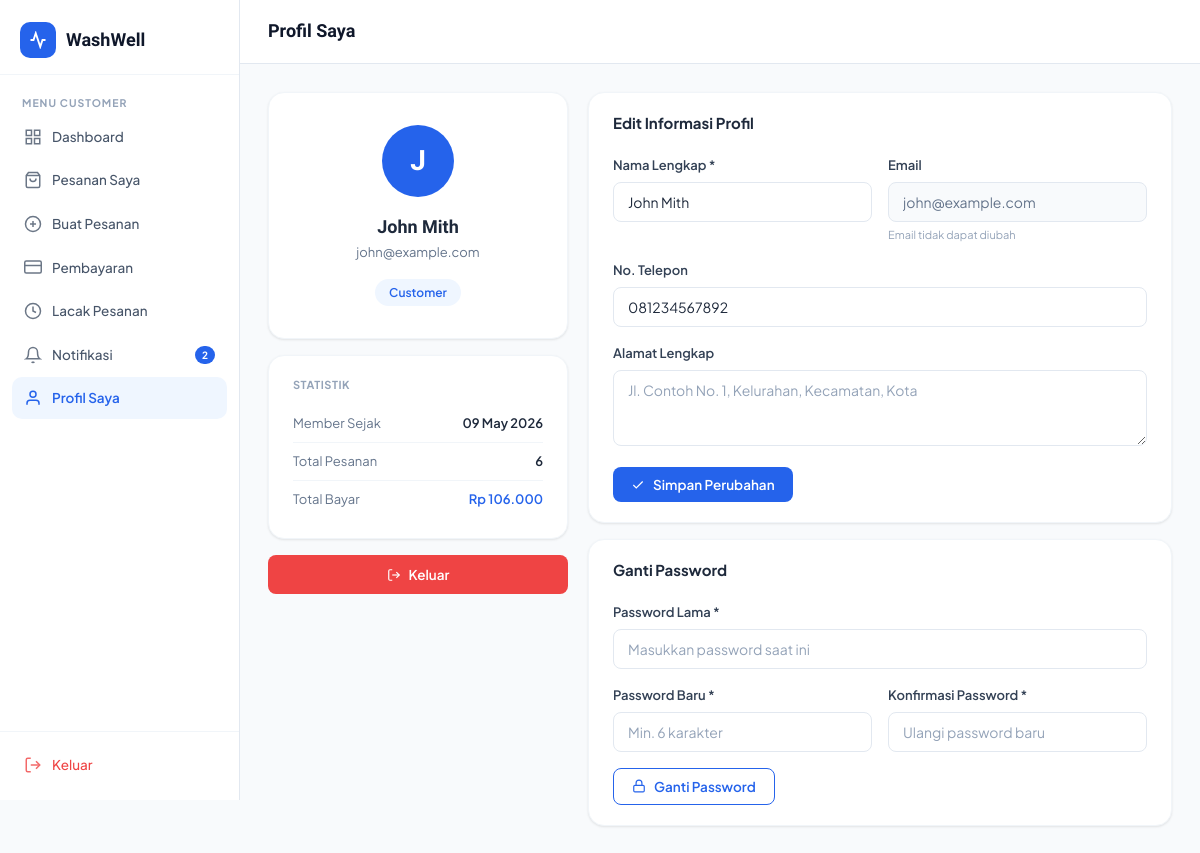
The app's page /customer/profile.php (signed in) with its own data.
### tables this page shows
CREATE TABLE IF NOT EXISTS users (
    id INT AUTO_INCREMENT PRIMARY KEY,
    name VARCHAR(100) NOT NULL,
    email VARCHAR(150) UNIQUE NOT NULL,
    password VARCHAR(255) NOT NULL,
    phone VARCHAR(20),
    address TEXT,
    role ENUM('customer','admin','staff') DEFAULT 'customer',
    created_at TIMESTAMP DEFAULT CURRENT_TIMESTAMP,
    updated_at TIMESTAMP DEFAULT CURRENT_TIMESTAMP ON UPDATE CURRENT_TIMESTAMP
);

### includes/auth.php (called while the page is built, shortened)
<?php
require_once __DIR__ . '/config.php';
function getCurrentUser() {
    $db = getDB();
    $id = (int)$_SESSION['user_id'];
    $res = $db->query("SELECT * FROM users WHERE id=$id LIMIT 1");
    return $res ? $res->fetch_assoc() : null;
}
?>

### includes/config.php (called while the page is built, shortened)
<?php
function formatRupiah($amount) {
    return 'Rp ' . number_format($amount, 0, ',', '.');
}
?>

### customer/profile.php (the view, shortened to what this page needs)
<?php
require_once '../includes/auth.php';
$db = getDB();
$user = getCurrentUser();
$uid = (int)$user['id'];
$totalOrders  = $db->query("SELECT COUNT(*) as c FROM orders WHERE user_id=$uid")->fetch_assoc()['c'];
$totalSpent   = $db->query("SELECT COALESCE(SUM(t.amount),0) as s FROM transactions t JOIN orders o ON t.order_id=o.id WHERE o.user_id=$uid AND t.status='success'")->fetch_assoc()['s'];
$memberSince  = date('d M Y', strtotime($user['created_at']));
?>
<!DOCTYPE html>
<html lang="id">
<head>
<link rel="stylesheet" href="../assets/css/style.css">
</head>
<body>
<div class="app-layout">
    <?php require_once('../customer/sidebar.php'); ?>
    <div class="main-content">
        <header class="topbar">
            <div class="topbar-left">
                <div class="topbar-title">Profil Saya</div>
            </div>
        </header>
        <main class="page-content">
            <div style="display:grid;grid-template-columns:300px 1fr;gap:20px;align-items:start;">
                <div style="display:flex;flex-direction:column;gap:16px;">
                    <div class="card">
                        <div class="card-body" style="text-align:center;padding:32px 24px;">
                            <div style="width:72px;height:72px;border-radius:50%;background:var(--primary);display:flex;align-items:center;justify-content:center;font-size:28px;font-weight:800;color:white;margin:0 auto 16px;font-family:'Sora',sans-serif;">
                                <?= strtoupper(substr($user['name'],0,1)) ?>
                            </div>
                            <div style="font-family:'Sora',sans-serif;font-size:18px;font-weight:700;"><?= htmlspecialchars($user['name']) ?></div>
                            <div style="font-size:13px;color:var(--gray-500);margin-bottom:16px;"><?= htmlspecialchars($user['email']) ?></div>
                            <span style="display:inline-block;background:var(--primary-bg);color:var(--primary);padding:4px 14px;border-radius:20px;font-size:12px;font-weight:600;">Customer</span>
                        </div>
                    </div>
                    <div class="card">
                        <div class="card-body">
                            <div style="font-size:11px;font-weight:700;text-transform:uppercase;letter-spacing:0.5px;color:var(--gray-400);margin-bottom:12px;">Statistik</div>
                            <div style="display:flex;justify-content:space-between;padding:8px 0;border-bottom:1px solid var(--gray-100);font-size:13px;">
                                <span style="color:var(--gray-500);">Member Sejak</span>
                                <span style="font-weight:600;"><?= $memberSince ?></span>
                            </div>
                            <div style="display:flex;justify-content:space-between;padding:8px 0;border-bottom:1px solid var(--gray-100);font-size:13px;">
                                <span style="color:var(--gray-500);">Total Pesanan</span>
                                <span style="font-weight:600;"><?= $totalOrders ?></span>
                            </div>
                            <div style="display:flex;justify-content:space-between;padding:8px 0;font-size:13px;">
                                <span style="color:var(--gray-500);">Total Bayar</span>
                                <span style="font-weight:600;color:var(--primary);"><?= formatRupiah($totalSpent) ?></span>
                            </div>
                        </div>
                    </div>
                    <a href="logout.php" class="btn btn-danger btn-full" onclick="return confirm('Yakin ingin keluar?')">
                        <svg width="14" height="14" viewBox="0 0 24 24" fill="none" stroke="currentColor" stroke-width="2"><path d="M9 21H5a2 2 0 0 1-2-2V5a2 2 0 0 1 2-2h4"/><polyline points="16 17 21 12 16 7"/><line x1="21" y1="12" x2="9" y2="12"/></svg>
                        Keluar
                    </a>
                </div>
                <div style="display:flex;flex-direction:column;gap:16px;">
                    <div class="card">
                        <div class="card-header"><span class="card-title">Edit Informasi Profil</span></div>
                        <div class="card-body">
                            <form method="POST">
                                <div style="display:grid;grid-template-columns:1fr 1fr;gap:16px;">
                                    <div class="form-group">
                                        <label class="form-label">Nama Lengkap *</label>
                                        <input type="text" name="name" class="form-control" value="<?= htmlspecialchars($user['name']) ?>" required>
                                    </div>
                                    <div class="form-group">
                                        <label class="form-label">Email</label>
                                        <input type="email" class="form-control" value="<?= htmlspecialchars($user['email']) ?>" disabled style="background:var(--gray-50);color:var(--gray-500);">
                                        <small style="font-size:11px;color:var(--gray-400);">Email tidak dapat diubah</small>
                                    </div>
                                </div>
                                <div class="form-group">
                                    <label class="form-label">No. Telepon</label>
                                    <input type="text" name="phone" class="form-control" value="<?= htmlspecialchars($user['phone'] ?? '') ?>" placeholder="081234567890">
                                </div>
                                <div class="form-group">
                                    <label class="form-label">Alamat Lengkap</label>
                                    <textarea name="address" class="form-control" rows="3" placeholder="Jl. Contoh No. 1, Kelurahan, Kecamatan, Kota"><?= htmlspecialchars($user['address'] ?? '') ?></textarea>
                                </div>
                                <button type="submit" class="btn btn-primary">
                                    <svg width="14" height="14" viewBox="0 0 24 24" fill="none" stroke="currentColor" stroke-width="2"><polyline points="20 6 9 17 4 12"/></svg>
                                    Simpan Perubahan
                                </button>
                            </form>
                        </div>
                    </div>
                    <div class="card">
                        <div class="card-header"><span class="card-title">Ganti Password</span></div>
                        <div class="card-body">
                            <form method="POST">
                                <div class="form-group">
                                    <label class="form-label">Password Lama *</label>
                                    <input type="password" name="old_password" class="form-control" placeholder="Masukkan password saat ini" required>
                                </div>
                                <div style="display:grid;grid-template-columns:1fr 1fr;gap:16px;">
                                    <div class="form-group">
                                        <label class="form-label">Password Baru *</label>
                                        <input type="password" name="new_password" class="form-control" placeholder="Min. 6 karakter" required>
                                    </div>
                                    <div class="form-group">
                                        <label class="form-label">Konfirmasi Password *</label>
                                        <input type="password" name="confirm_password" class="form-control" placeholder="Ulangi password baru" required>
                                    </div>
                                </div>
                                <button type="submit" class="btn btn-outline">
                                    <svg width="14" height="14" viewBox="0 0 24 24" fill="none" stroke="currentColor" stroke-width="2"><rect x="3" y="11" width="18" height="11" rx="2" ry="2"/><path d="M7 11V7a5 5 0 0 1 10 0v4"/></svg>
                                    Ganti Password
                                </button>
                            </form>
                        </div>
                    </div>
                </div>
            </div>
        </main>
    </div>
</div>
</body>
</html>

### assets/css/style.css (style rules this page uses)
:root { --primary: #2563EB; --primary-light: #3B82F6; --primary-dark: #1D4ED8; --primary-bg: #EFF6FF; --orange: #F97316; --orange-light: #FED7AA; --green: #22C55E; --green-light: #DCFCE7; --teal: #06B6D4; --teal-light: #CFFAFE; --gray-50: #F8FAFC; --gray-100: #F1F5F9; --gray-200: #E2E8F0; --gray-300: #CBD5E1; --gray-400: #94A3B8; --gray-500: #64748B; --gray-600: #475569; --gray-700: #334155; --gray-800: #1E293B; --gray-900: #0F172A; --white: #FFFFFF; --shadow-sm: 0 1px 3px rgba(0,0,0,0.06), 0 1px 2px rgba(0,0,0,0.04); --shadow: 0 4px 6px -1px rgba(0,0,0,0.07), 0 2px 4px -1px rgba(0,0,0,0.04); --shadow-md: 0 10px 15px -3px rgba(0,0,0,0.08), 0 4px 6px -2px rgba(0,0,0,0.04); --shadow-lg: 0 20px 25px -5px rgba(0,0,0,0.08), 0 10px 10px -5px rgba(0,0,0,0.03); --radius: 12px; --radius-lg: 16px; --radius-xl: 24px; --sidebar-w: 240px; --font: 'Plus Jakarta Sans', sans-serif; --font-display: 'Sora', sans-serif; --transition: all 0.2s ease; }
*, *::before, *::after { box-sizing: border-box; margin: 0; padding: 0; }
html { scroll-behavior: smooth; }
body { font-family: var(--font); background: var(--gray-50); color: var(--gray-800); line-height: 1.6; font-size: 14px; }
a { text-decoration: none; color: inherit; }
button { cursor: pointer; border: none; font-family: var(--font); }
input, select, textarea { font-family: var(--font); }
.btn { display: inline-flex; align-items: center; gap: 8px; padding: 9px 18px; border-radius: 8px; font-size: 13.5px; font-weight: 600; transition: var(--transition); white-space: nowrap; border: none; cursor: pointer; }
.btn-primary { background: var(--primary); color: var(--white); }
.btn-outline { background: transparent; color: var(--primary); border: 1.5px solid var(--primary); }
.btn-danger { background: #EF4444; color: var(--white); }
.btn-full { width: 100%; justify-content: center; }
.card { background: var(--white); border-radius: var(--radius-lg); box-shadow: var(--shadow-sm); border: 1px solid var(--gray-100); }
.card-body { padding: 20px 24px; }
.card-header { padding: 18px 24px 0; display: flex; align-items: center; justify-content: space-between; gap: 12px; }
.card-title { font-size: 15px; font-weight: 700; color: var(--gray-800); }
.form-group { margin-bottom: 16px; }
.form-label { display: block; font-size: 13px; font-weight: 600; color: var(--gray-700); margin-bottom: 6px; }
.form-control { width: 100%; padding: 10px 14px; border: 1.5px solid var(--gray-200); border-radius: 8px; font-size: 14px; color: var(--gray-800); background: var(--white); transition: var(--transition); outline: none; }
.form-control::placeholder { color: var(--gray-400); }
.app-layout { display: flex; min-height: 100vh; }
.nav-item svg { flex-shrink: 0; opacity: 0.8; }
.nav-item.active svg { opacity: 1; }
.main-content { flex: 1; margin-left: var(--sidebar-w); display: flex; flex-direction: column; min-height: 100vh; }
.topbar { background: var(--white); border-bottom: 1px solid var(--gray-200); padding: 0 28px; height: 64px; display: flex; align-items: center; justify-content: space-between; position: sticky; top: 0; z-index: 50; }
.topbar-left { display: flex; align-items: center; gap: 16px; }
.topbar-title { font-family: var(--font-display); font-size: 18px; font-weight: 700; color: var(--gray-900); }
.page-content { padding: 28px; flex: 1; }

### records on screen
users: name "J", name "John Mith", email "john@example.com", created_at "09 May 2026", phone "081234567892"

### other values on screen
$item['label'] "Dashboard"
$item['label'] "Pesanan Saya"
$item['label'] "Buat Pesanan"
$item['label'] "Pembayaran"
$item['label'] "Lacak Pesanan"
$item['label'] "Notifikasi"
$notifCount "2"
$item['label'] "Profil Saya"
$totalOrders "6"
formatRupiah($totalSpent) "Rp 106.000"
